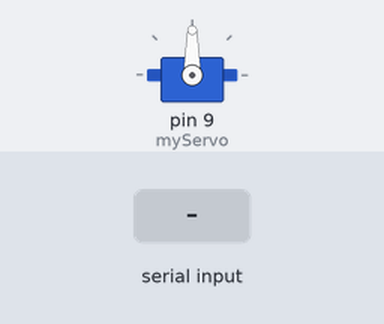
The sketch below on a simulated Arduino Uno, built with avr-gcc and run on an emulated ATmega328P. Parts: servo. Inputs (shaded band) come from the test bench. What the sketch prints to the serial monitor is not drawn.

Above: at 2.0 s.
2.1 s: "sweep" received over Serial
At 3.57 s:
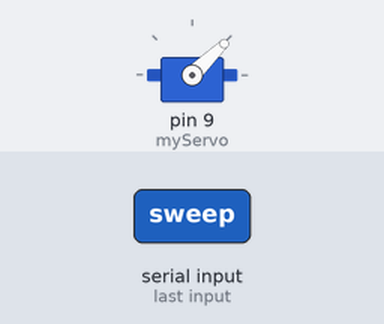
5.1 s: "5\n" received over Serial
At 8.0 s:
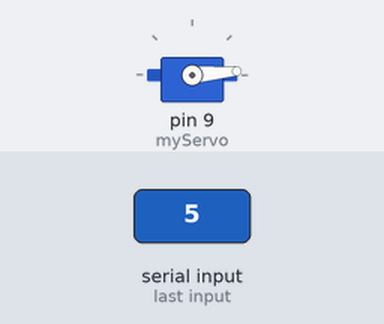
8.1 s: "sweep" received over Serial
At 10.48 s:
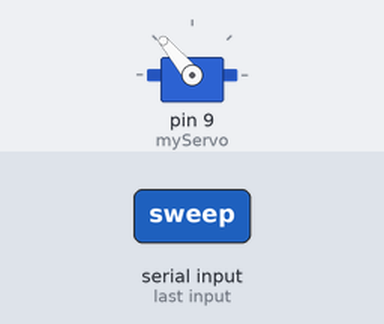
11.1 s: "30,150\n" received over Serial
Timing chart, 0 to 14.4 s (numbered marks = the images above; inputs shaded):
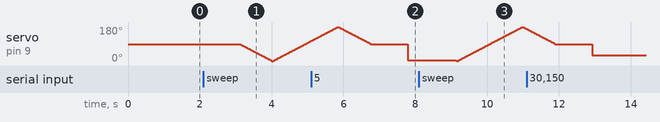

The sketch:

user_control_code.ino
```cpp
/*
 * User Control Servo - Serial Monitor Input for Interactive Control
 *
 * Description: This program allows users to control a servo motor by
 * typing angles (0-180) in the Serial Monitor.
 *
 * Hardware Required:
 * - Arduino Uno
 * - Servo motor (SG90 or similar)
 * - Jumper wires
 *
 * Connections:
 * - Servo Red wire    -> Arduino 5V
 * - Servo Brown wire  -> Arduino GND
 * - Servo Orange wire -> Arduino Pin 9
 *
 * How to Use:
 * 1. Upload this code to Arduino
 * 2. Open Serial Monitor (Tools -> Serial Monitor)
 * 3. Set baud rate to 9600
 * 4. Type any number from 0 to 180
 * 5. Press Enter
 * 6. Watch the servo move to that angle!
 *
 * Special Commands:
 * - "center" : Move to 90 degrees
 * - "left"   : Move to 0 degrees
 * - "right"  : Move to 180 degrees
 * - "sweep"  : Perform one sweep cycle
 * - "status" : Show current position
 *
 * Author: Arduino Servo Tutorial
 * Date: 2025
 */

#include <Servo.h>

Servo myServo;
int currentAngle = 90;  // Start at center position

void setup() {
  myServo.attach(9);
  Serial.begin(9600);

  // Move to starting position
  myServo.write(currentAngle);
  delay(500);

  Serial.println("=================================");
  Serial.println("    SERVO CONTROL SYSTEM READY   ");
  Serial.println("=================================");
  Serial.println();
  Serial.println("Commands you can use:");
  Serial.println("• Enter angle (0-180) and press Enter");
  Serial.println("• Type 'center' for 90°");
  Serial.println("• Type 'left' for 0°");
  Serial.println("• Type 'right' for 180°");
  Serial.println("• Type 'sweep' for one sweep cycle");
  Serial.println("• Type 'status' to see current position");
  Serial.println();
  Serial.print("Current angle: ");
  Serial.println(currentAngle);
  Serial.println("Enter your command:");
}

void loop() {
  // Check if data is available to read
  if (Serial.available() > 0) {
    // Read the incoming string
    String input = Serial.readString();
    input.trim();  // Remove any whitespace

    // Convert to lowercase for easier comparison
    input.toLowerCase();

    // Handle special commands
    if (input == "center") {
      moveToAngle(90);
    }
    else if (input == "left") {
      moveToAngle(0);
    }
    else if (input == "right") {
      moveToAngle(180);
    }
    else if (input == "sweep") {
      performSweep();
    }
    else if (input == "status") {
      Serial.print("Current position: ");
      Serial.print(currentAngle);
      Serial.println("°");
    }
    else {
      // Try to parse as a number
      int newAngle = input.toInt();

      // Check if it's a valid number and within range
      if (newAngle >= 0 && newAngle <= 180) {
        moveToAngle(newAngle);
      } else {
        Serial.println("❌ Error: Please enter a number between 0 and 180");
        Serial.println("   Or use commands: center, left, right, sweep, status");
      }
    }

    Serial.println();
    Serial.println("Enter next command:");
  }
}

void moveToAngle(int angle) {
  currentAngle = angle;
  myServo.write(currentAngle);

  Serial.print("✅ Moved to ");
  Serial.print(currentAngle);
  Serial.println("°");

  // Visual indicator
  if (angle == 0) {
    Serial.println("   (Far Left Position)");
  } else if (angle == 90) {
    Serial.println("   (Center Position)");
  } else if (angle == 180) {
    Serial.println("   (Far Right Position)");
  }
}

void performSweep() {
  Serial.println("🔄 Performing sweep...");

  // Sweep to 0
  for (int angle = currentAngle; angle >= 0; angle -= 2) {
    myServo.write(angle);
    delay(20);
  }

  // Sweep to 180
  for (int angle = 0; angle <= 180; angle += 2) {
    myServo.write(angle);
    delay(20);
  }

  // Return to center
  for (int angle = 180; angle >= 90; angle -= 2) {
    myServo.write(angle);
    delay(20);
  }

  currentAngle = 90;
  Serial.println("✅ Sweep complete! Returned to center position.");
}

/*
 * ENHANCEMENT IDEAS:
 *
 * 1. Add more commands like "dance" for a fun movement pattern
 * 2. Save favorite positions and recall them by name
 * 3. Add speed control for movements
 * 4. Create preset sequences of movements
 * 5. Add boundaries to prevent damage to connected mechanisms
 */
```
